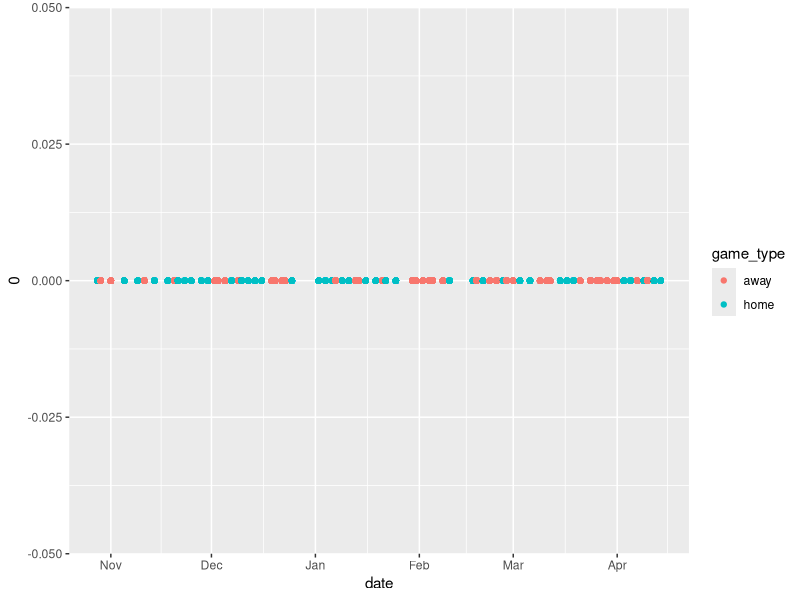
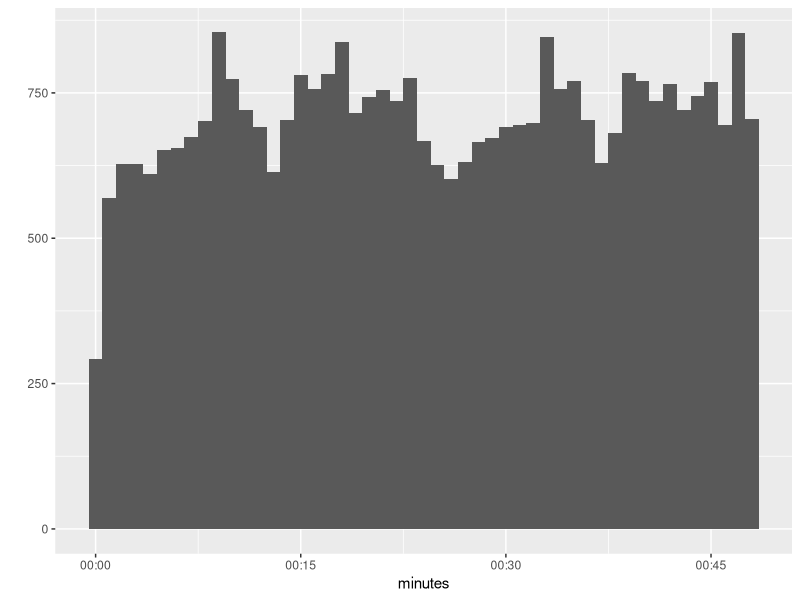

These charts were generated, in order, by the following R code:
library(tidyverse)
library(lubridate)

####----Comparing Base R to Lubridate----####

# 'date' as a POSIXct date-time object
r_date <- as.POSIXct("01-01-2010", format = "%d-%m-$Y", tz = "UTC")  # Base R
date <- dmy("01-01-2010")  # Lubridate

# extracting the month from 'date'
as.numeric(format(date, "%m")) 
month(date) 

# changing the month in 'date'
date <- as.POSIXct(format(date, "%Y-2-%d", tz = "UTC"))
month(date) <- 2

# change 'date' to one day earlier and set time zone to "GMT" 
date <- seq(date, length = 2, by = "-1 day")[2]; as.POSIXct(format(as.POSIXct(date), tz = "UTC"), tz = "GMT")
date <- date -days(1); with_tz(date, tz = "GMT")

# some other useful date manipulation

# parsing dates
z = "1970-10-15" 
ymd(z)

z = "10/15/1970"
mdy(z)

z = 15101970
dmy(z)

date <- c("31.12.2010", "01.01.2011")
dmy(date)

date <- c("31.12.2010", "01.01.2011")
mdy(date) # fail cause there is no 31st month

# sequence of dates
date <- origin
date <- date + c(0:9) * days(1)

# exploring dates
wday(date) # day of the week
yday(date) # day of the year




####----Thanksgiving Example----####

# thanksgiving is not celebrated on the same date every year 
# rather it is the 4th thursday of november
# so what was that date in 2010?

# create 'date'
date <- ymd("2010-01-01")
month(date) <- 11 # date = "2010-11-01"

# check which day of the week november 1st is
wday(date, label = T, abbr = F) # Monday
# thus novermber 4th will be the first thursday so add three days and three weeks
date <- date + days(3) + weeks(3)
print(date)




####----Basketball Example----####

lakers <- lubridate::lakers
view(lakers)

# 'date' are integer objects
str(lakers$date)

# dates look to be in the year-month-day format so use ymd() to parse them into R as date-time objects
lakers$date <- ymd(lakers$date)
str(lakers$date)

# now R recognizes 'date' as POSIXct date-time object 
# which means functions that use this method will treat them as date-times

# ggplot2 functions will recognize these date-times
qplot(x = date, y = 0, data = lakers, colour = game_type)
# notice how tick marks and breaks are automatically generated
# this is through lubridate pretty.dates()

# lets look at times within the game
# 'time' has minutes and seconds but is not a unique date-time object 
# lubridate ms() lets you store this as a period object
lakers$time <- ms(lakers$time)
str(lakers$time)

# since periods have relative length we should convert periods to durations
lakers$time <- as.duration(lakers$time)
# and then multiply the period by 12m and subtract the time to compare and plot
lakers$time <- dminutes(12) * lakers$period - lakers$time

# some games have overtime (period 5) which is not 12 minutes so we will remove this period
lakers <- subset(lakers, period != 5)

# ggplot does not support difftimes, so convert 'time' so that all oberservations 
# have the same starting date (this date is abitrary for this example)
lakers$minutes <- ymd("2008-01-01") + lakers$time
str(lakers$minutes)
# plot histogram of play count based on the time of game
qplot(minutes, data = lakers, geom = "histogram", binwidth = 60)
# --- End of Example --- #




